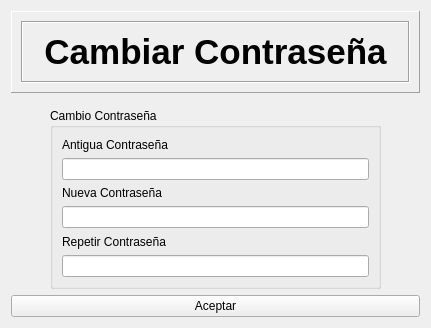
<?xml version="1.0" encoding="UTF-8"?>
<ui version="4.0">
 <class>DialogCambiarContrasenia</class>
 <widget class="QWidget" name="DialogCambiarContrasenia">
  <property name="geometry">
   <rect>
    <x>0</x>
    <y>0</y>
    <width>431</width>
    <height>328</height>
   </rect>
  </property>
  <property name="windowTitle">
   <string>Form</string>
  </property>
  <layout class="QVBoxLayout" name="verticalLayout_5">
   <item>
    <layout class="QVBoxLayout" name="verticalLayout_4">
     <item>
      <widget class="QFrame" name="frame">
       <property name="frameShape">
        <enum>QFrame::Panel</enum>
       </property>
       <property name="frameShadow">
        <enum>QFrame::Raised</enum>
       </property>
       <layout class="QVBoxLayout" name="verticalLayout">
        <item>
         <widget class="QFrame" name="frame_2">
          <property name="frameShape">
           <enum>QFrame::Box</enum>
          </property>
          <property name="frameShadow">
           <enum>QFrame::Sunken</enum>
          </property>
          <layout class="QVBoxLayout" name="verticalLayout_2">
           <item>
            <widget class="QLabel" name="label">
             <property name="text">
              <string>&lt;!DOCTYPE HTML PUBLIC &quot;-//W3C//DTD HTML 4.0//EN&quot; &quot;http://www.w3.org/TR/REC-html40/strict.dtd&quot;&gt;
&lt;html&gt;&lt;head&gt;&lt;meta name=&quot;qrichtext&quot; content=&quot;1&quot; /&gt;&lt;style type=&quot;text/css&quot;&gt;
p, li { white-space: pre-wrap; }
&lt;/style&gt;&lt;/head&gt;&lt;body style=&quot; font-family:'MS Shell Dlg 2'; font-size:8.25pt; font-weight:400; font-style:normal;&quot;&gt;
&lt;p align=&quot;center&quot; style=&quot; margin-top:0px; margin-bottom:0px; margin-left:0px; margin-right:0px; -qt-block-indent:0; text-indent:0px;&quot;&gt;&lt;span style=&quot; font-size:26pt; font-weight:600;&quot;&gt;Cambiar Contraseña&lt;/span&gt;&lt;/p&gt;&lt;/body&gt;&lt;/html&gt;</string>
             </property>
            </widget>
           </item>
          </layout>
         </widget>
        </item>
       </layout>
      </widget>
     </item>
     <item>
      <spacer name="verticalSpacer">
       <property name="orientation">
        <enum>Qt::Vertical</enum>
       </property>
       <property name="sizeType">
        <enum>QSizePolicy::Expanding</enum>
       </property>
       <property name="sizeHint" stdset="0">
        <size>
         <width>20</width>
         <height>48</height>
        </size>
       </property>
      </spacer>
     </item>
     <item>
      <layout class="QHBoxLayout" name="horizontalLayout">
       <item>
        <spacer name="horizontalSpacer">
         <property name="orientation">
          <enum>Qt::Horizontal</enum>
         </property>
         <property name="sizeHint" stdset="0">
          <size>
           <width>40</width>
           <height>20</height>
          </size>
         </property>
        </spacer>
       </item>
       <item>
        <widget class="QGroupBox" name="groupBox">
         <property name="minimumSize">
          <size>
           <width>331</width>
           <height>181</height>
          </size>
         </property>
         <property name="maximumSize">
          <size>
           <width>331</width>
           <height>181</height>
          </size>
         </property>
         <property name="title">
          <string>Cambio Contraseña</string>
         </property>
         <layout class="QGridLayout" name="gridLayout">
          <item row="0" column="0">
           <layout class="QVBoxLayout" name="verticalLayout_3">
            <item>
             <widget class="QLabel" name="label_2">
              <property name="text">
               <string>Antigua Contraseña</string>
              </property>
             </widget>
            </item>
            <item>
             <widget class="QLineEdit" name="leAntigua">
              <property name="maxLength">
               <number>12</number>
              </property>
              <property name="echoMode">
               <enum>QLineEdit::Password</enum>
              </property>
             </widget>
            </item>
            <item>
             <widget class="QLabel" name="label_3">
              <property name="text">
               <string>Nueva Contraseña</string>
              </property>
             </widget>
            </item>
            <item>
             <widget class="QLineEdit" name="leNueva">
              <property name="maxLength">
               <number>12</number>
              </property>
              <property name="echoMode">
               <enum>QLineEdit::Password</enum>
              </property>
             </widget>
            </item>
            <item>
             <widget class="QLabel" name="label_4">
              <property name="text">
               <string>Repetir Contraseña</string>
              </property>
             </widget>
            </item>
            <item>
             <widget class="QLineEdit" name="leRepetir">
              <property name="maxLength">
               <number>12</number>
              </property>
              <property name="echoMode">
               <enum>QLineEdit::Password</enum>
              </property>
             </widget>
            </item>
           </layout>
          </item>
         </layout>
        </widget>
       </item>
       <item>
        <spacer name="horizontalSpacer_2">
         <property name="orientation">
          <enum>Qt::Horizontal</enum>
         </property>
         <property name="sizeHint" stdset="0">
          <size>
           <width>40</width>
           <height>20</height>
          </size>
         </property>
        </spacer>
       </item>
      </layout>
     </item>
    </layout>
   </item>
   <item>
    <widget class="QPushButton" name="pbCambiar">
     <property name="text">
      <string>Aceptar</string>
     </property>
    </widget>
   </item>
  </layout>
 </widget>
 <tabstops>
  <tabstop>leAntigua</tabstop>
  <tabstop>leNueva</tabstop>
  <tabstop>leRepetir</tabstop>
  <tabstop>pbCambiar</tabstop>
 </tabstops>
 <resources/>
 <connections/>
</ui>
